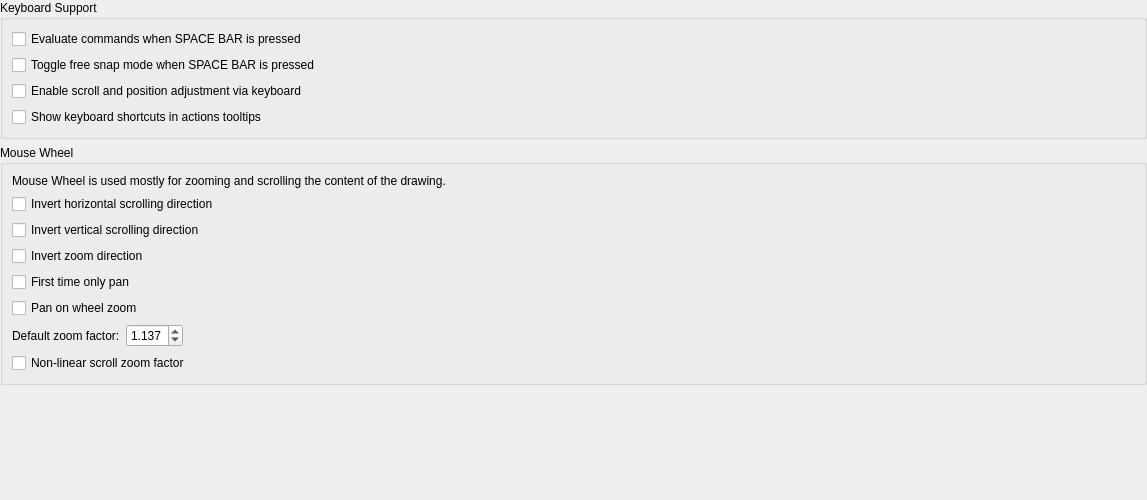
<?xml version="1.0" encoding="UTF-8"?>
<ui version="4.0">
 <class>LC_SettingsPageKeyboard</class>
 <widget class="QWidget" name="LC_SettingsPageKeyboard">
  <property name="geometry">
   <rect>
    <x>0</x>
    <y>0</y>
    <width>1147</width>
    <height>500</height>
   </rect>
  </property>
  <layout class="QVBoxLayout" name="verticalLayout">
   <property name="leftMargin">
    <number>0</number>
   </property>
   <property name="topMargin">
    <number>0</number>
   </property>
   <property name="rightMargin">
    <number>0</number>
   </property>
   <property name="bottomMargin">
    <number>0</number>
   </property>
   <item>
    <widget class="QGroupBox" name="groupBox_4">
     <property name="title">
      <string>Keyboard Support</string>
     </property>
     <layout class="QGridLayout" name="gridLayout">
      <item row="2" column="0">
       <widget class="QCheckBox" name="cbEnableKeyboardZoomAdjust">
        <property name="sizePolicy">
         <sizepolicy hsizetype="Preferred" vsizetype="Preferred">
          <horstretch>0</horstretch>
          <verstretch>0</verstretch>
         </sizepolicy>
        </property>
        <property name="toolTip">
         <string>Zoom And Scroll By Keyboard

If enabled, it is possible to do with keys - zooming via +/-, 
scrolling via arrow keys, moving selected entities position 
via arrow keys and SHIFT/CTRL modifiers.</string>
        </property>
        <property name="text">
         <string>Enable scroll and position adjustment via keyboard</string>
        </property>
       </widget>
      </item>
      <item row="1" column="0">
       <widget class="QCheckBox" name="cbToggleFreeSnapOnSpace">
        <property name="sizePolicy">
         <sizepolicy hsizetype="Preferred" vsizetype="Preferred">
          <horstretch>0</horstretch>
          <verstretch>0</verstretch>
         </sizepolicy>
        </property>
        <property name="toolTip">
         <string>Free Snap With SPACE

Temporarily toggle Free Snapping when the spacebar 
is pressed and the command window is activated.</string>
        </property>
        <property name="text">
         <string>Toggle free snap mode when SPACE BAR is pressed</string>
        </property>
       </widget>
      </item>
      <item row="0" column="0">
       <widget class="QCheckBox" name="cbEvaluateOnSpace">
        <property name="sizePolicy">
         <sizepolicy hsizetype="Preferred" vsizetype="Preferred">
          <horstretch>0</horstretch>
          <verstretch>0</verstretch>
         </sizepolicy>
        </property>
        <property name="toolTip">
         <string>Evaluate Command By SPACE

If enabled, command entered in command line widget
is evaluated when SPACE is pressed.</string>
        </property>
        <property name="text">
         <string>Evaluate commands when SPACE BAR is pressed</string>
        </property>
       </widget>
      </item>
      <item row="0" column="1">
       <spacer name="horizontalSpacer">
        <property name="orientation">
         <enum>Qt::Orientation::Horizontal</enum>
        </property>
        <property name="sizeHint" stdset="0">
         <size>
          <width>0</width>
          <height>0</height>
         </size>
        </property>
       </spacer>
      </item>
      <item row="3" column="0">
       <widget class="QCheckBox" name="cbShowKeyboardShortcutsInToolTips">
        <property name="sizePolicy">
         <sizepolicy hsizetype="Preferred" vsizetype="Preferred">
          <horstretch>0</horstretch>
          <verstretch>0</verstretch>
         </sizepolicy>
        </property>
        <property name="toolTip">
         <string>Keyboard Shortcuts in Tooltips

If checked, keyboard shortcut assigned to the action
will be shown in tooltip for action.</string>
        </property>
        <property name="text">
         <string>Show keyboard shortcuts in actions tooltips</string>
        </property>
       </widget>
      </item>
     </layout>
    </widget>
   </item>
   <item>
    <widget class="QGroupBox" name="groupBox">
     <property name="title">
      <string>Mouse Wheel</string>
     </property>
     <layout class="QGridLayout" name="gridLayout_2">
      <item row="1" column="0">
       <widget class="QCheckBox" name="cbWheelScrollInvertH">
        <property name="sizePolicy">
         <sizepolicy hsizetype="Preferred" vsizetype="Preferred">
          <horstretch>0</horstretch>
          <verstretch>0</verstretch>
         </sizepolicy>
        </property>
        <property name="toolTip">
         <string>Horizontal Scroll

                                  Inverts scrolling direction when using mouse wheel with Shift key.</string>
        </property>
        <property name="text">
         <string>Invert horizontal scrolling direction</string>
        </property>
       </widget>
      </item>
      <item row="4" column="0">
       <widget class="QCheckBox" name="cbFirstTimeNoZoom">
        <property name="sizePolicy">
         <sizepolicy hsizetype="Preferred" vsizetype="Preferred">
          <horstretch>0</horstretch>
          <verstretch>0</verstretch>
         </sizepolicy>
        </property>
        <property name="toolTip">
         <string>Initial Zoom

                                  If selected, pan occurs first and then zoom</string>
        </property>
        <property name="text">
         <string>First time only pan</string>
        </property>
       </widget>
      </item>
      <item row="3" column="0">
       <widget class="QCheckBox" name="cbInvertZoomDirection">
        <property name="sizePolicy">
         <sizepolicy hsizetype="Preferred" vsizetype="Preferred">
          <horstretch>0</horstretch>
          <verstretch>0</verstretch>
         </sizepolicy>
        </property>
        <property name="toolTip">
         <string>Zoom Direction

                                  Inverts zoom direction when using mouse wheel.</string>
        </property>
        <property name="text">
         <string>Invert zoom direction</string>
        </property>
       </widget>
      </item>
      <item row="7" column="0" colspan="2">
       <layout class="QHBoxLayout" name="horizontalLayout">
        <item>
         <widget class="QLabel" name="label_18">
          <property name="text">
           <string>Default zoom factor:</string>
          </property>
          <property name="buddy">
           <cstring>sbDefaultZoomFactor</cstring>
          </property>
         </widget>
        </item>
        <item>
         <widget class="QDoubleSpinBox" name="sbDefaultZoomFactor">
          <property name="toolTip">
           <string>Zoom Speed Factor

                                          Controls how quickly the scroll wheel will zoom in &amp; out.</string>
          </property>
          <property name="decimals">
           <number>3</number>
          </property>
          <property name="minimum">
           <double>1.001000000000000</double>
          </property>
          <property name="maximum">
           <double>1.500000000000000</double>
          </property>
          <property name="singleStep">
           <double>0.001000000000000</double>
          </property>
          <property name="value">
           <double>1.137000000000000</double>
          </property>
         </widget>
        </item>
        <item>
         <spacer name="horizontalSpacer_2">
          <property name="orientation">
           <enum>Qt::Orientation::Horizontal</enum>
          </property>
          <property name="sizeHint" stdset="0">
           <size>
            <width>0</width>
            <height>0</height>
           </size>
          </property>
         </spacer>
        </item>
       </layout>
      </item>
      <item row="0" column="0" colspan="2">
       <widget class="QLabel" name="label_2">
        <property name="text">
         <string>Mouse Wheel is used mostly for zooming and scrolling the content of the drawing. </string>
        </property>
        <property name="wordWrap">
         <bool>true</bool>
        </property>
       </widget>
      </item>
      <item row="5" column="0">
       <widget class="QCheckBox" name="cbPanOnWheelZoom">
        <property name="sizePolicy">
         <sizepolicy hsizetype="Preferred" vsizetype="Preferred">
          <horstretch>0</horstretch>
          <verstretch>0</verstretch>
         </sizepolicy>
        </property>
        <property name="toolTip">
         <string>Pan on Wheel

                                  On mouse wheel zoom, pan to the middle of the window.</string>
        </property>
        <property name="text">
         <string>Pan on wheel zoom</string>
        </property>
       </widget>
      </item>
      <item row="2" column="0">
       <widget class="QCheckBox" name="cbWheelScrollInvertV">
        <property name="sizePolicy">
         <sizepolicy hsizetype="Preferred" vsizetype="Preferred">
          <horstretch>0</horstretch>
          <verstretch>0</verstretch>
         </sizepolicy>
        </property>
        <property name="toolTip">
         <string>Vertical Scroll

                                  Inverts scrolling direction when using mouse wheel with Ctrl key.</string>
        </property>
        <property name="text">
         <string>Invert vertical scrolling direction</string>
        </property>
       </widget>
      </item>
      <item row="5" column="1">
       <spacer name="horizontalSpacer">
        <property name="orientation">
         <enum>Qt::Orientation::Horizontal</enum>
        </property>
        <property name="sizeHint" stdset="0">
         <size>
          <width>0</width>
          <height>0</height>
         </size>
        </property>
       </spacer>
      </item>
      <item row="8" column="0">
       <widget class="QCheckBox" name="cbNonLiniearZoom">
        <property name="toolTip">
         <string>Non Linear Zoom

If selected, zoom factor will be adjusted based
on the speed of the scrool (faster scroll - larger zoom).</string>
        </property>
        <property name="text">
         <string>Non-linear scroll zoom factor</string>
        </property>
       </widget>
      </item>
     </layout>
    </widget>
   </item>
   <item>
    <spacer name="verticalSpacer">
     <property name="orientation">
      <enum>Qt::Orientation::Vertical</enum>
     </property>
     <property name="sizeHint" stdset="0">
      <size>
       <width>0</width>
       <height>0</height>
      </size>
     </property>
    </spacer>
   </item>
  </layout>
 </widget>
 <resources/>
 <connections/>
</ui>
